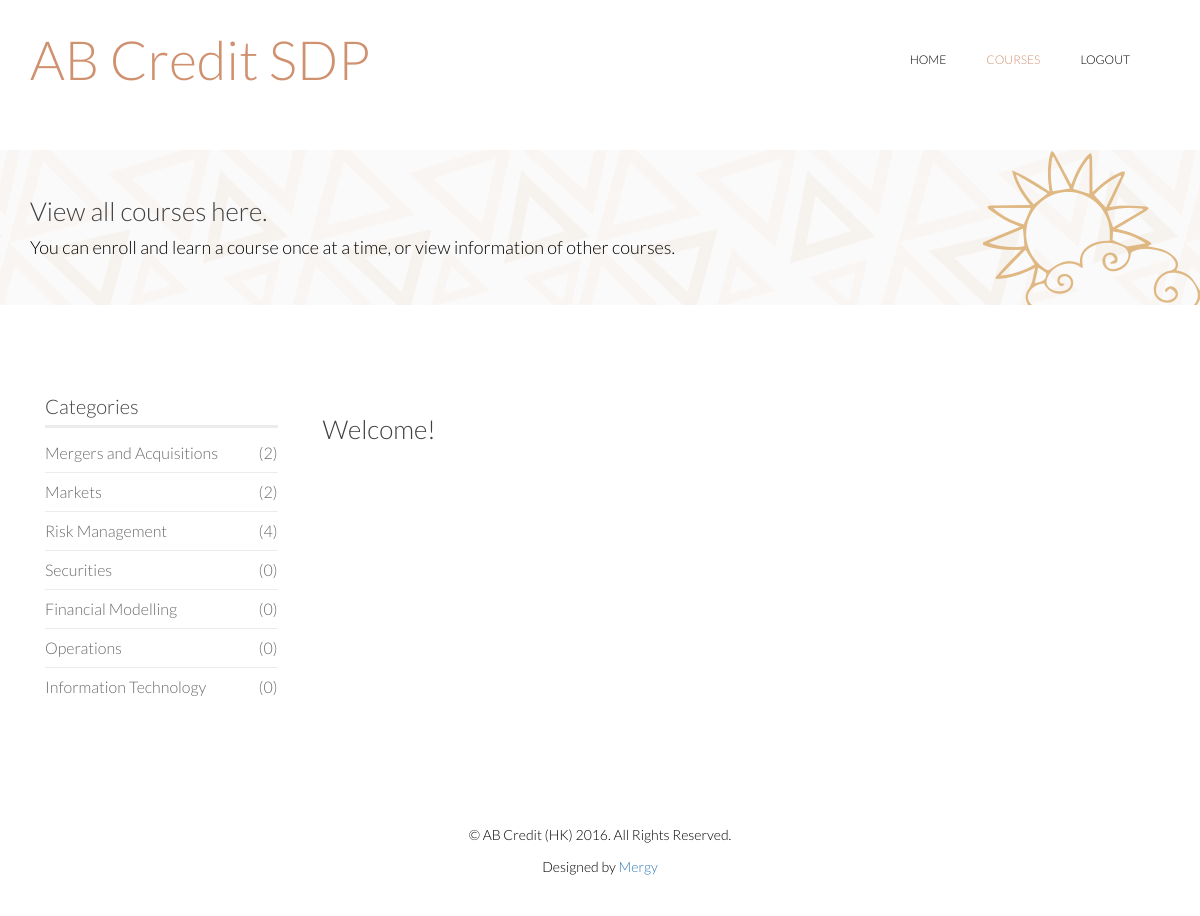
Before: /participant/course/ (signed in) with the older database file.
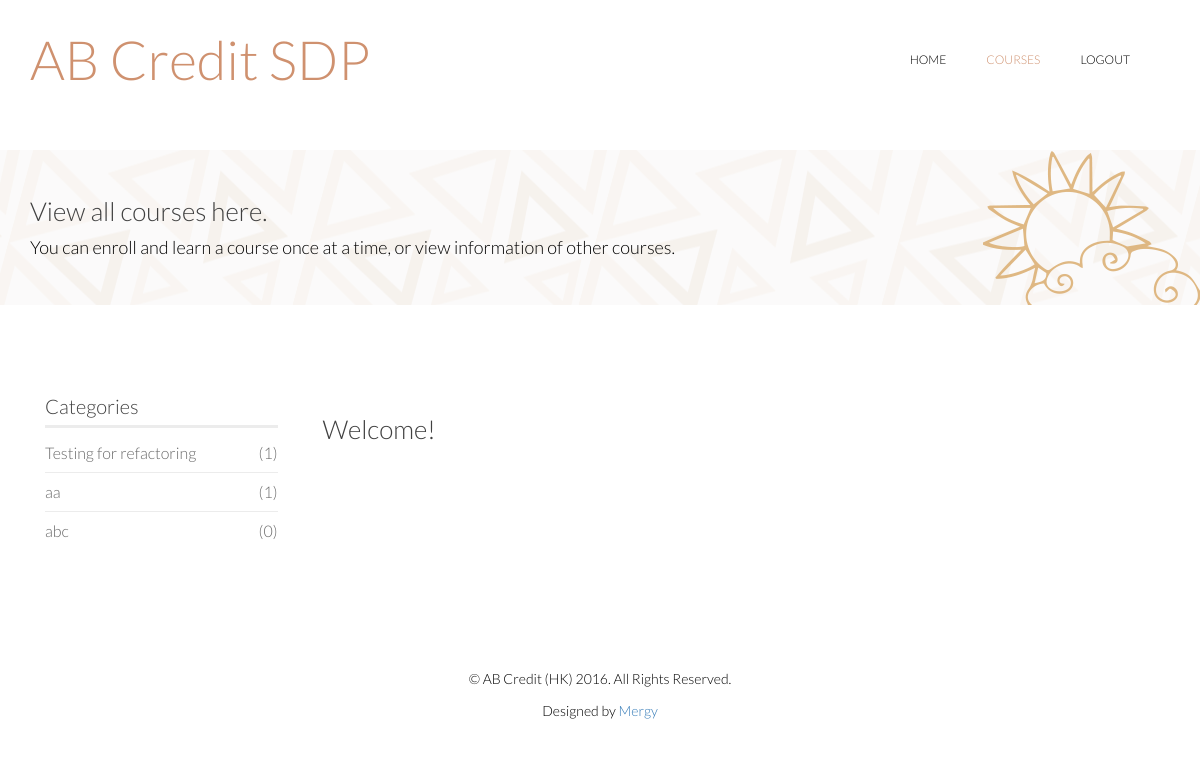
After: the same page with the newer database file.
### course/models.py (models this page shows, shortened)
class Category(models.Model):
    name = models.CharField(max_length=200)

### course/views/participant_view.py (the view)
# urls.py: url(r'^', include('course.urls')),
@login_required
def course(request):
    participant = Participant.objects.get(user__pk=request.user.id)
    counts = participant.viewCategories()
    return render_to_response('participant/course.html', locals())

### course/models.py (called while the page is built)
    def viewCategories(self):
        menu = dict()
        return menu

    def viewCategories(self):
        menu = super(Participant, self).viewCategories()
        for c in Category.objects.all():
            menu[c] = Course.objects.filter(category=c, is_open=True).count()
        return menu

### course/templates/participant/course.html (shortened to what this page needs)
<html lang="en">
<head>
    {% load static %}
    <link rel="stylesheet" href="{% static 'css/bootstrap.min.css' %}" />
    <link rel="stylesheet" href="{% static 'css/font-awesome.min.css' %}" />
    <link rel="stylesheet" href="{% static 'css/animate.min.css' %}" />
    <link rel="stylesheet" href="{% static 'css/lightbox.css' %}" />
    <link rel="stylesheet" href="{% static 'css/main.css' %}" />
    <link rel="stylesheet" href="{% static 'css/responsive.css' %}" />
</head>
<body>
	<header id="header">
        <div class="navbar navbar-inverse" role="banner">
            <div class="container">
                <div class="navbar-header">
                    <a class="navbar-brand" href="/">
                        <h1 style="font-size: 300%; color: #cf916f">AB Credit SDP</h1>
                    </a>
                </div>
                <div class="collapse navbar-collapse">
                    <ul class="nav navbar-nav navbar-right">
                        <li><a href="/">Home</a></li>
                        <li class="active"><a href="/participant/course">Courses</a></li>
                        <li><a onclick="logout()">Logout</a></li>
                    </ul>
                </div>
            </div>
        </div>
    </header>
    <section id="page-breadcrumb">
        <div class="vertical-center sun">
             <div class="container">
                <div class="row">
                    <div class="action">
                        <div class="col-sm-12">
                            <h1 class="title">View all courses here.</h1>
                            <p>You can enroll and learn a course once at a time, or view information of other courses.</p>
                        </div>
                    </div>
                </div>
            </div>
        </div>
   </section>
    <section id="projects" class="padding-top">
        <div class="container">
            <div class="row">
                <div class="col-lg-3 col-md-4 col-sm-5">
                  <div class="col-sm-12">
                    <div class="sidebar portfolio-sidebar">
                        <div class="sidebar-item categories" id="category_bar">
                            <h3>Categories</h3>
                            <ul class="nav navbar-stacked">
                              {% for category, num in counts.items %}
                                <li><a onclick="getCategoryInfo('{{category.id}}', '{{category.name}}')">{{category.name}}<span class="pull-right">({{num}})</span></a></li>
                              {% endfor %}
                            </ul>
                        </div>
                    </div>
                  </div>
                </div>
                <div class="col-lg-9 col-md-8 col-sm-7">
                  <div class="col-sm-12">
                    <div class="row">
                        <h1 id="content-title">Welcome!</h1>
                    </div>
                  </div>
                </div>
            </div>
        </div>
    </section>
    <footer id="footer">
        <div class="container">
            <div class="row">
                <div class="col-sm-12">
                    <div class="copyright-text text-center">
                        <p>&copy; AB Credit (HK) 2016. All Rights Reserved.</p>
                        <p>Designed by <a target="_blank" href="http://www.cs.hku.hk/programme/course_info.jsp?infile=2016/comp3297.html">Mergy</a></p>
                    </div>
                </div>
            </div>
        </div>
    </footer>
</body>
</html>

Changed rows visible on the page:
removed Category: name "Securities", num "0"
removed Category: name "Financial Modelling", num "0"
removed Category: name "Operations", num "0"
removed Category: name "Information Technology", num "0"
changed Category: name "Mergers and Acquisitions" → "Testing for refactoring"; id "2" → "1"
changed Category (number 2 of 3 on the later page): name "Markets" → "aa"; id "2" → "1"
changed Category: name "Risk Management" → "abc"; num "4" → "0"
